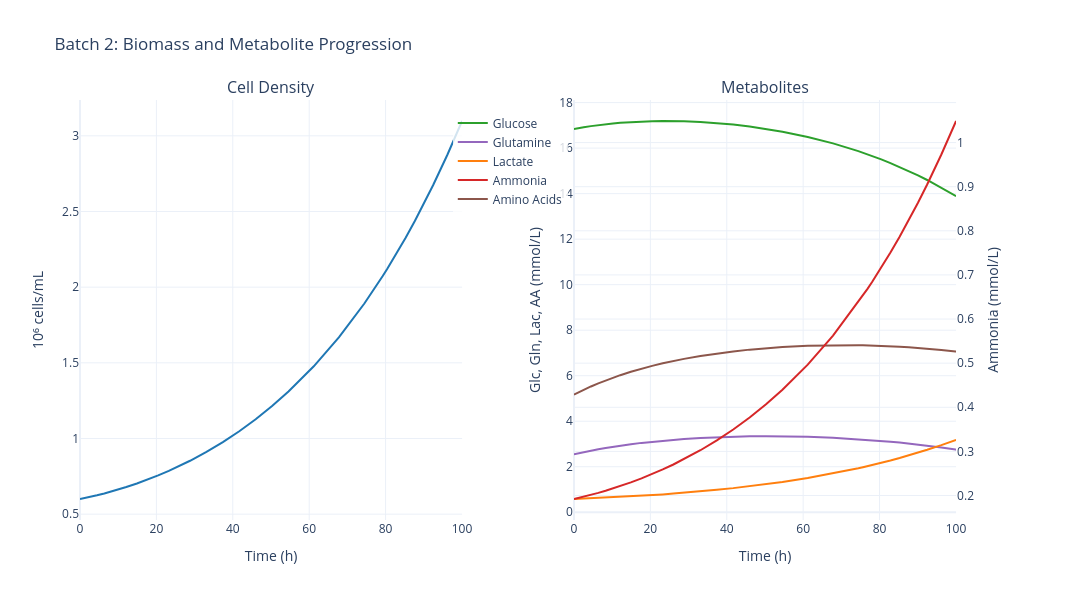

The code cell stored with this chart in its notebook:
### Code cell
# Plot batch 2
fig_b2 = plot_batch_biomass_metabolites(sim, batch_number=2)
fig_b2.update_layout(title_text="Batch 2: Biomass and Metabolite Progression")
fig_b2.show()
